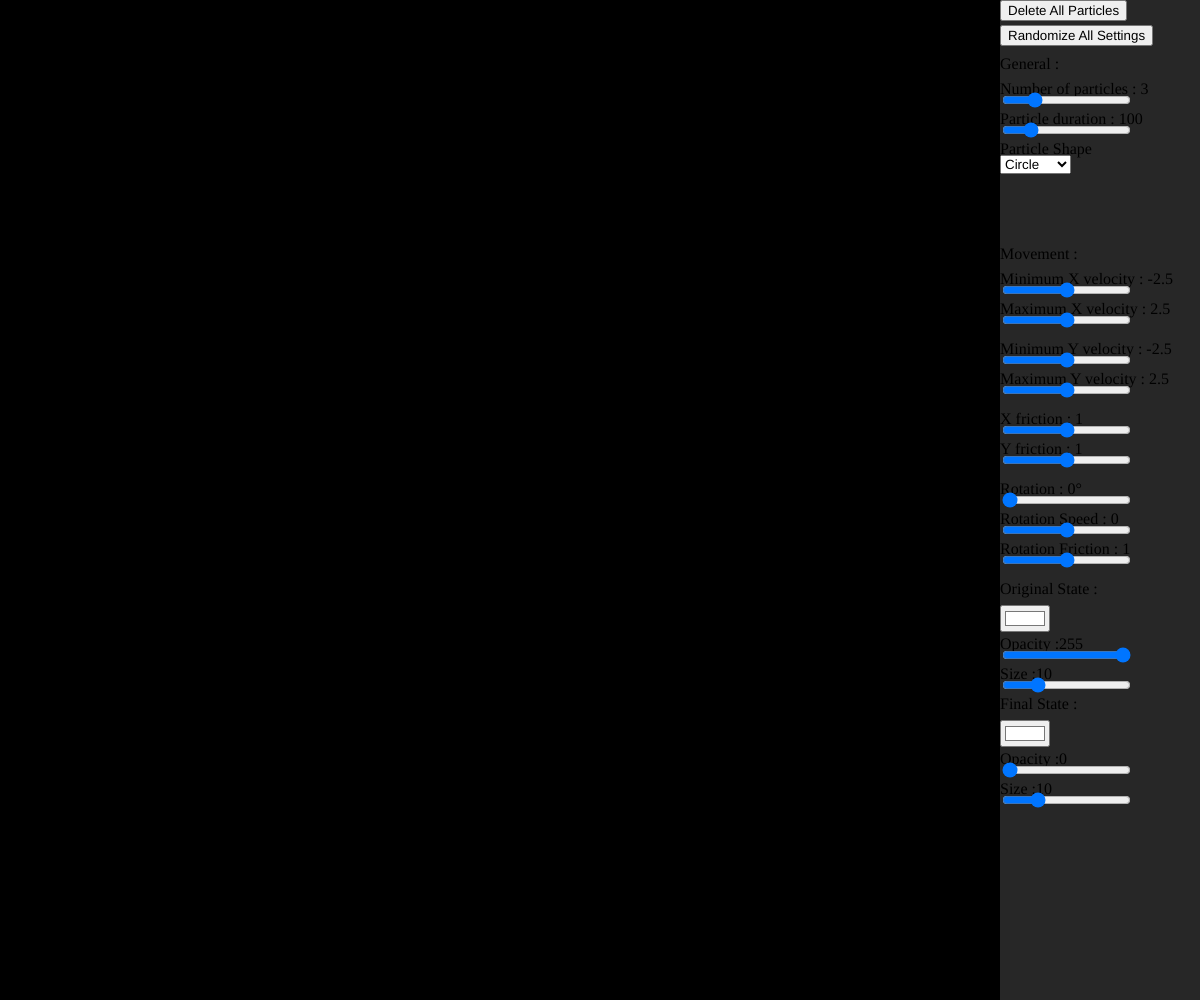
Frame 1 (no input)
Frame 60 (no input): identical to frame 1, image omitted
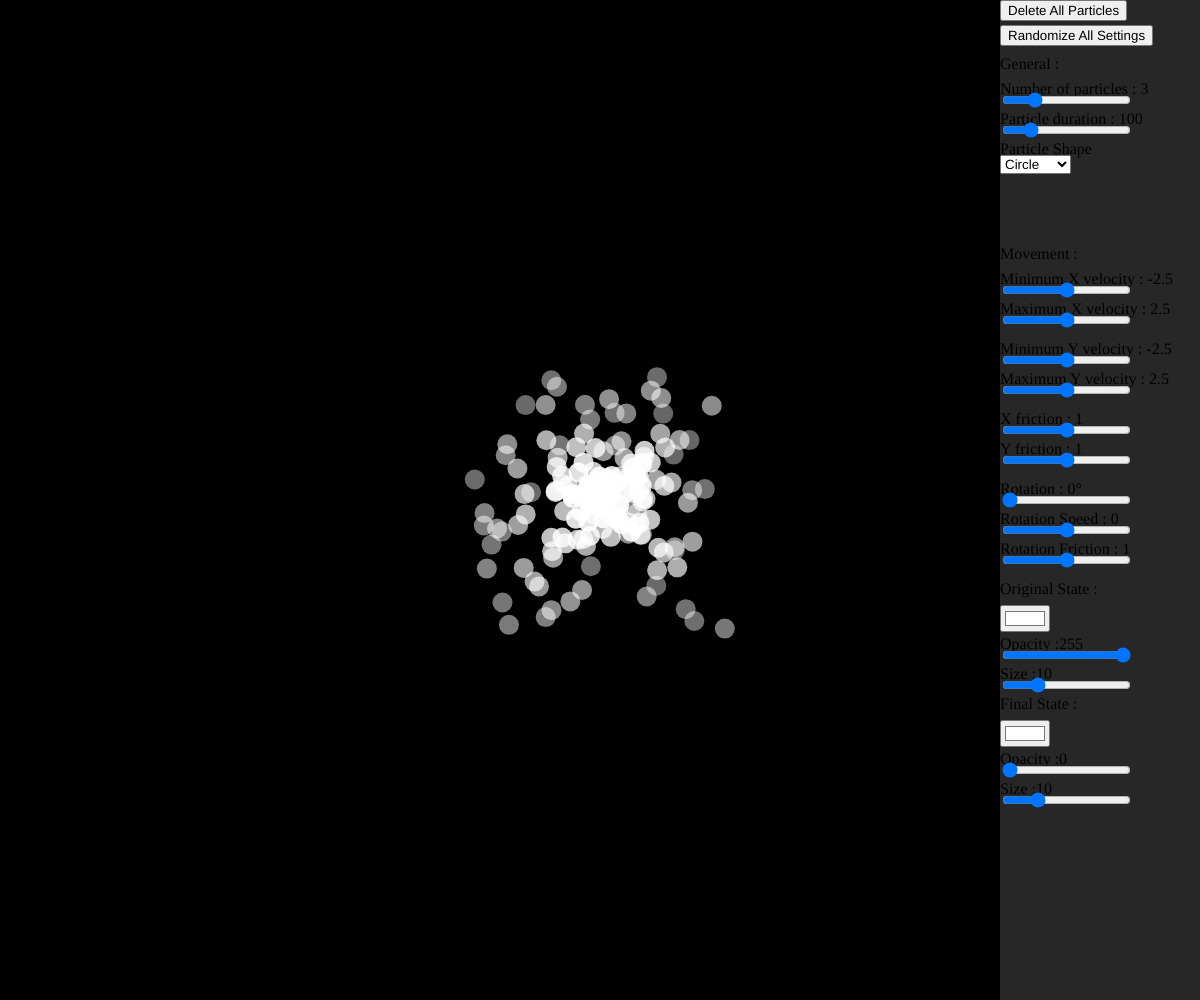
Frame 120 (the mouse pressed at the canvas centre since frame 60)

The p5.js sketch that drew these frames (run headless with seeded random() and noise() and a simulated clock; from frame 60 on, the mouse is pressed at the canvas centre):

// p5.js sketch
// ── sketch.js
const marge=200
var particles=[]
var generators=[]


function setup() {
  createCanvas(windowWidth,windowHeight);
  timer=0
  
  let temph=0
  
  B1=createButton('Delete All Particles')
  B1.position(width-marge,temph)
  B1.mousePressed(Bdelete)
  temph+=25
  B2=createButton('Randomize All Settings')
  B2.position(width-marge,temph)
  B2.mousePressed(Brandom)
  temph+=30

  
  FPS=createElement('h0','') 
  FPS.position(0,0)
  FPS.class('FPS')
  
  let t=createElement('h0','General :')
  t.position(width-marge,temph)
  t.class('title')
  temph+=25
  
  Gsub1=createElement('h0','') 
  Gsub1.position(width-marge,temph)
  temph+=10
  Gsub1.class('subtitle')
  Gsli1=createSlider(1,10,3,1)
  Gsli1.position(width-marge,temph)
  temph+=20
  
  Gsub2=createElement('h0','') 
  Gsub2.position(width-marge,temph)
  temph+=10
  Gsub2.class('subtitle')
  Gsli2=createSlider(10,500,100,1)
  Gsli2.position(width-marge,temph)
  temph+=20
  
  Gsub3=createElement('h0','Particle Shape') 
  Gsub3.position(width-marge,temph)
  temph+=15
  Gsub3.class('subtitle')
  Gsel1=createSelect()
  Gsel1.option('Circle')
  Gsel1.option('Polygon')
  Gsel1.position(width-marge,temph)
  temph+=30
  Gsub4=createElement('h0','')
  Gsub4.position(width-marge,temph-10)
  Gsub4.class('subtitle')
  Gsli3=createSlider(3,20,4,1)
  Gsli3.position(width-marge,temph)
  Gsli3.style('width',marge+'px')
  temph+=30
  Gsub5=createElement('h0','')
  Gsub5.position(width-marge,temph-10)
  Gsub5.class('subtitle')
  Gsli4=createSlider(1,3,1,0.1)
  Gsli4.position(width-marge,temph)
  Gsli4.style('width',marge+'px')
  temph+=30
  
  t=createElement('h0','Movement :')
  t.position(width-marge,temph)
  temph+=25
  t.class('title')
  
  Msub1=createElement('h0','') 
  Msub1.position(width-marge,temph)
  temph+=10
  Msub1.class('subtitle')
  Msli1=createSlider(0,5,2.5,0.01)
  Msli1.position(width-marge,temph)
  temph+=20
  
  Msub2=createElement('h0','') 
  Msub2.position(width-marge,temph)
  temph+=10
  Msub2.class('subtitle')
  Msli2=createSlider(0,5,2.5,0.01)
  Msli2.position(width-marge,temph)
  temph+=30
  
  Msub3=createElement('h0','') 
  Msub3.position(width-marge,temph)
  temph+=10
  Msub3.class('subtitle')
  Msli3=createSlider(0,5,2.5,0.01)
  Msli3.position(width-marge,temph)
  temph+=20
  
  Msub4=createElement('h0','') 
  Msub4.position(width-marge,temph)
  temph+=10
  Msub4.class('subtitle')
  Msli4=createSlider(0,5,2.5,0.01)
  Msli4.position(width-marge,temph)
  temph+=30
  
  Msub5=createElement('h0','') 
  Msub5.position(width-marge,temph)
  temph+=10
  Msub5.class('subtitle')
  Msli5=createSlider(0.9,1.1,1,0.01)
  Msli5.position(width-marge,temph)
  temph+=20
  
  Msub6=createElement('h0','') 
  Msub6.position(width-marge,temph)
  temph+=10
  Msub6.class('subtitle')
  Msli6=createSlider(0.9,1.1,1,0.01)
  Msli6.position(width-marge,temph)
  temph+=30
  
  Msub7=createElement('h0','') 
  Msub7.position(width-marge,temph)
  temph+=10
  Msub7.class('subtitle')
  Msli7=createSlider(0,360,0,0.1)
  Msli7.position(width-marge,temph)
  temph+=20
  
  Msub8=createElement('h0','') 
  Msub8.position(width-marge,temph)
  temph+=10
  Msub8.class('subtitle')
  Msli8=createSlider(-0.1,0.1,0,0.01)
  Msli8.position(width-marge,temph)
  temph+=20
  
  Msub9=createElement('h0','') 
  Msub9.position(width-marge,temph)
  temph+=10
  Msub9.class('subtitle')
  Msli9=createSlider(0.9,1.1,1,0.01)
  Msli9.position(width-marge,temph)
  temph+=30
  
  t=createElement('h0','Original State :')
  t.position(width-marge,temph)
  t.class('title')
  temph+=25
  
  OScol1=createColorPicker(color(255))
  OScol1.position(width-marge,temph)
  temph+=30
  
  
  OSsub1=createElement('h0','') 
  OSsub1.position(width-marge,temph)
  temph+=10
  OSsub1.class('subtitle')
  OSsli1=createSlider(0,255,255,1)
  OSsli1.position(width-marge,temph)
  temph+=20
  
  OSsub2=createElement('h0','') 
  OSsub2.position(width-marge,temph)
  temph+=10
  OSsub2.class('subtitle')
  OSsli2=createSlider(0,40,10,0.01)
  OSsli2.position(width-marge,temph)
  temph+=20
  
  t=createElement('h0','Final State :')
  t.position(width-marge,temph)
  t.class('title')
  temph+=25
  
  OScol2=createColorPicker(color(255))
  OScol2.position(width-marge,temph)
  temph+=30
  
  OSsub3=createElement('h0','') 
  OSsub3.position(width-marge,temph)
  temph+=10
  OSsub3.class('subtitle')
  OSsli3=createSlider(0,255,0,1)
  OSsli3.position(width-marge,temph)
  temph+=20
  
  OSsub4=createElement('h0','') 
  OSsub4.position(width-marge,temph)
  temph+=10
  OSsub4.class('subtitle')
  OSsli4=createSlider(0,40,10,0.01)
  OSsli4.position(width-marge,temph)
  temph+=20
  
  updateHtml()
}

function draw() {
  timer++
  updateHtml()
  background(0);
  let c1=color(red(OScol1.value()),green(OScol1.value()),blue(OScol1.value()),OSsli1.value())
      
  let c2=color(red(OScol2.value()),green(OScol2.value()),blue(OScol2.value()),OSsli3.value())
  if (mouseIsPressed && mouseX<width-marge){
    for (let i=0;i<Gsli1.value();i++){
      particles.push(new Particle(createVector(mouseX,mouseY),
                                  [Gsel1.value(),Gsli3.value(),Gsli4.value()],
                               createVector(random(-Msli1.value(),Msli2.value()),random(-Msli3.value(),Msli4.value())),createVector(Msli5.value(),Msli6.value()),Gsli2.value(),Msli7.value(),Msli8.value(),Msli9.value(),
                                 [OSsli2.value(),c1],[OSsli4.value(),c2]))
    }
  }
  for (let g=generators.length-1;g>=0;g--){
    generators[g].update()
    if (generators[g].delete){
      generators.splice(g,1) 
    }
  }
 
  for (let p=particles.length-1;p>=0;p--){
    particles[p].update()
    if (particles[p].delete()){
      particles.splice(p,1) 
    }
  }
  rectMode(CORNER)
  fill(50,200)
  noStroke()
  rect(width-marge,0,marge,height)
}

function Bdelete(){
  particles=[]
}

function Brandom(m){
  Gsli1.value(int(random(1,11)))
  Gsli2.value(int(random(10,501)))
  if (random(1)<0.5){
    Gsel1.value('Circle')
  }else{
    Gsel1.value('Polygon')
  }
  Gsli3.value(int(random(3,21)))
  Gsli4.value(random(1,3))
  
  Msli1.value(random(0,5))
  Msli2.value(random(0,5))
  Msli3.value(random(0,5))
  Msli4.value(random(0,5))
  Msli5.value(random(0.9,1.1))
  Msli6.value(random(0.9,1.1))
  Msli7.value(random(0,360))
  Msli8.value(random(-0.1,0.1))
  Msli9.value(random(0.9,1.1))
  
  OScol1.remove()
  OScol1=createColorPicker(color(random(255),random(255),random(255)))
  OScol1.position(width-marge,605)
  OSsli1.value(random(255))
  OSsli2.value(random(40))
  
  OScol2.remove()
  OScol2=createColorPicker(color(random(255),random(255),random(255)))
  OScol2.position(width-marge,720)
  OSsli3.value(random(255))
  OSsli4.value(random(40))
}

function doubleClicked(){
    generators.push(new Generator(mouseX,mouseY,2))
}
// ── generator.js
class Generator{
  constructor(x,y,n){
    this.pos=createVector(x,y)
    this.n=n
  
    this.size=20
    
    this.delete=false
  }
  collideWith(x,y){
    return (x>this.x-this.size && x<this.x+this.size && y>this.y-this.size && y<this.y+this.size)
  }
  
  update(){
    rectMode(CENTER)
    fill(255)
    noStroke()
    rect(this.pos.x,this.pos.y,this.size,this.size)
    
    let c1=color(red(OScol1.value()),green(OScol1.value()),blue(OScol1.value()),OSsli1.value())
      
    let c2=color(red(OScol2.value()),green(OScol2.value()),blue(OScol2.value()),OSsli3.value())
    
    
    for (let i=0;i<this.n;i++){
      particles.push(new Particle(createVector(this.pos.x,this.pos.y),
                                  [Gsel1.value(),Gsli3.value(),Gsli4.value()],
                               createVector(random(-Msli1.value(),Msli2.value()),random(-Msli3.value(),Msli4.value())),createVector(Msli5.value(),Msli6.value()),Gsli2.value(),Msli7.value(),Msli8.value(),Msli9.value(),
                                 [OSsli2.value(),c1],[OSsli4.value(),c2]))
    }
  }
}
// ── particle.js
class Particle{
  constructor(pos,shape,vel,fri,lifespan,orrot,rot,rotfri,Ostate,Fstate){
    this.pos=pos
    this.shape=shape
    this.vel=vel
    this.fri=fri
    
    this.orrot=orrot
    this.rot=rot
    this.rotfri=rotfri
    
    // size, color
    this.Ostate=Ostate
    this.Fstate=Fstate
    
    this.life=0
    this.lifespan=lifespan
  }
  update(){
    this.life++
    this.render()
    this.move()
  }
  
  render(){
    let r=map(this.life,0,this.lifespan,this.Ostate[0],this.Fstate[0])
    push()
    translate(this.pos.x,this.pos.y)
    fill(lerpColor(this.Ostate[1],this.Fstate[1],map(this.life,0,this.lifespan,0,1)))
    noStroke()
    if (this.shape[0]=='Circle'){
      circle(0,0,r*2)
    }else if (this.shape[0]=='Polygon'){
      rotate(radians(this.orrot)+this.life*this.rot)
      beginShape()
      let a=TWO_PI/this.shape[1]
      for (let i=0;i<this.shape[1];i++){
        if (i%2==0){
          vertex(r*cos(a*i),r*sin(a*i))
        }else{
          vertex(r/this.shape[2]*cos(a*i),r/this.shape[2]*sin(a*i))
        }
      }
      endShape()
    }
    pop()
  }
  
  move(){
    this.vel.x*=this.fri.x
    this.vel.y*=this.fri.y
    this.rot*=this.rotfri
    this.pos.add(this.vel)
    
  }
  delete(){
    let b=20
    return this.pos.x<-b || this.pos.y<-b || this.pos.x>width+b || this.pos.y>height+b || this.life>this.lifespan
  }
}
// ── style.css
html, body {
  margin: 0;
  padding: 0;
}
canvas {
  display: block;
}

.title{
  padding: 0;
  font-family: Arial, Helvetica, sans-serif;
  font-size: 20px;
  letter-spacing: -1.6px;
  word-spacing: 0.6px;
  color: #FFFFFF;
  font-weight: 400;
  text-decoration: none;
  font-style: normal;
  font-variant: normal;
  text-transform: uppercase;
}
.subtitle{
  font-family: Arial, Helvetica, sans-serif;
  font-size: 10px;
  letter-spacing: 0.6px;
  word-spacing: 0.6px;
  color: #aaaaaa;
  font-weight: 400;
  text-decoration: none;
  font-style: normal;
  font-variant: small-caps;
  text-transform: none;
}
.FPS{
  font-family: Arial, Helvetica, sans-serif;
  font-size: 20px;
  letter-spacing: -1px;
  word-spacing: 1.8px;
  color: #C96262;
  font-weight: 400;
  text-decoration: none solid rgb(68, 68, 68);
  font-style: normal;
  font-variant: small-caps;
  text-transform: none;
}

input[type=range] {
  -webkit-appearance: none;
  width: 200px;
  margin: 4.95px 0;
}
input[type=range]:focus {
  outline: none;
}
input[type=range]::-webkit-slider-runnable-track {
  width: 100%;
  height: 10.1px;
  cursor: pointer;
  box-shadow: 0px 0px 0px #000000, 0px 0px 0px #0d0d0d;
  background: #808080;
  border-radius: 0px;
  border: 0px solid #010101;
}
input[type=range]::-webkit-slider-thumb {
  box-shadow: 0px 0px 0px #000000, 0px 0px 0px #0d0d0d;
  border: 1px solid #000000;
  height: 20px;
  width: 20px;
  border-radius: 50px;
  background: #ffffff;
  cursor: pointer;
  -webkit-appearance: none;
  margin-top: -4.95px;
}
input[type=range]:focus::-webkit-slider-runnable-track {
  background: #8d8d8d;
}
input[type=range]::-moz-range-track {
  width: 100%;
  height: 10.1px;
  cursor: pointer;
  box-shadow: 0px 0px 0px #000000, 0px 0px 0px #0d0d0d;
  background: #808080;
  border-radius: 0px;
  border: 0px solid #010101;
}
input[type=range]::-moz-range-thumb {
  box-shadow: 0px 0px 0px #000000, 0px 0px 0px #0d0d0d;
  border: 1px solid #000000;
  height: 20px;
  width: 20px;
  border-radius: 0px;
  background: #ffffff;
  cursor: pointer;
}
input[type=range]::-ms-track {
  width: 100%;
  height: 10.1px;
  cursor: pointer;
  background: transparent;
  border-color: transparent;
  color: transparent;
}
input[type=range]::-ms-fill-lower {
  background: #737373;
  border: 0px solid #010101;
  border-radius: 0px;
  box-shadow: 0px 0px 0px #000000, 0px 0px 0px #0d0d0d;
}
input[type=range]::-ms-fill-upper {
  background: #808080;
  border: 0px solid #010101;
  border-radius: 0px;
  box-shadow: 0px 0px 0px #000000, 0px 0px 0px #0d0d0d;
}
input[type=range]::-ms-thumb {
  box-shadow: 0px 0px 0px #000000, 0px 0px 0px #0d0d0d;
  border: 1px solid #000000;
  height: 20px;
  width: 20px;
  border-radius: 0px;
  background: #ffffff;
  cursor: pointer;
  height: 10.1px;
}
input[type=range]:focus::-ms-fill-lower {
  background: #808080;
}
input[type=range]:focus::-ms-fill-upper {
  background: #8d8d8d;
}

.file-input{
  font-size:10px;
}


// ── updateHtml.js
var timer=0
function updateHtml(){
  if (timer%frameRate().toFixed(0)/2==0){
    FPS.html(frameRate().toFixed(0))
  }
  
  Gsub1.html("Number of particles : "+Gsli1.value())
  Gsub2.html("Particle duration : "+Gsli2.value())
  if (Gsel1.value()=='Polygon'){
    Gsub4.show()
    Gsli3.show()
    Gsub5.show()
    Gsli4.show()
    Gsub4.html("Sides : "+Gsli3.value())
    Gsub5.html("Starify : "+Gsli4.value())
  }else{
    Gsub4.hide()
    Gsli3.hide() 
    Gsub5.hide()
    Gsli4.hide()
  }
  
  Msub1.html("Minimum X velocity : -"+Msli1.value())
  Msub2.html("Maximum X velocity : "+Msli2.value())
  Msub3.html("Minimum Y velocity : -"+Msli3.value())
  Msub4.html("Maximum Y velocity : "+Msli4.value()) 
  Msub5.html("X friction : "+Msli5.value())
  Msub6.html("Y friction : "+Msli6.value()) 
  Msub7.html("Rotation : "+Msli7.value()+"°") 
  Msub8.html("Rotation Speed : "+Msli8.value())
  Msub9.html("Rotation Friction : "+Msli9.value())
  
  OSsub1.html("Opacity :"+OSsli1.value()) 
  OSsub2.html("Size :"+OSsli2.value()) 
  
  OSsub3.html("Opacity :"+OSsli3.value()) 
  OSsub4.html("Size :"+OSsli4.value()) 
  
}
